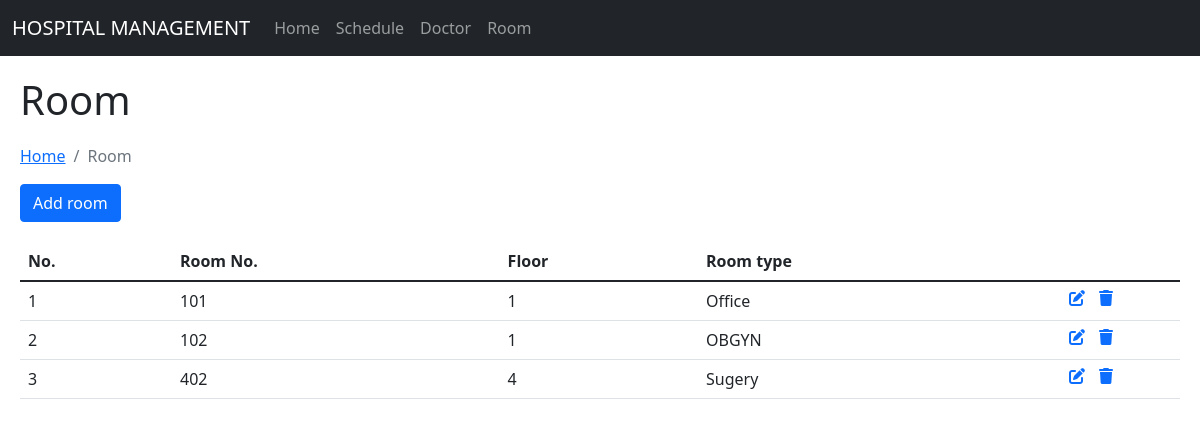
Before: /main/room.php with the older database file.
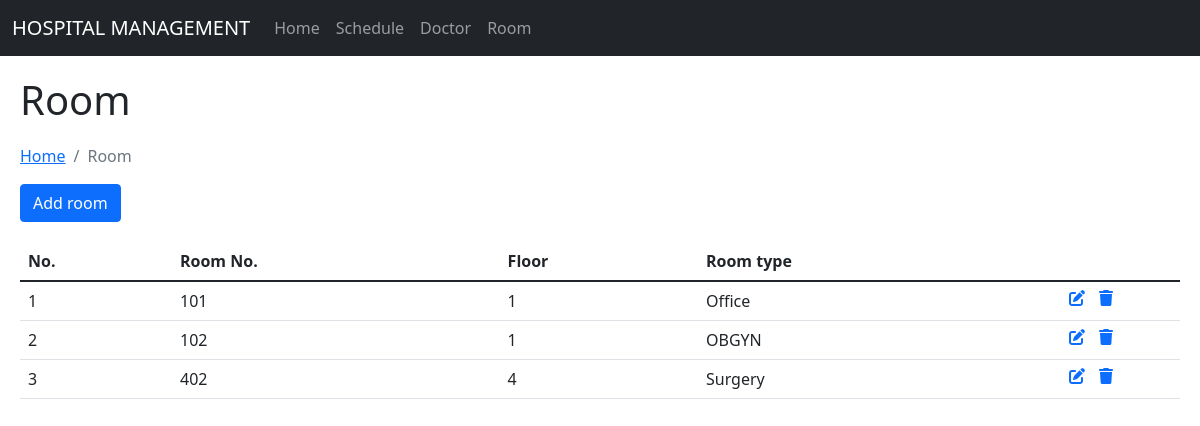
After: the same page with the newer database file.
### tables this page shows
CREATE TABLE room(
            id          INTEGER,
            room_no      INTEGER,
            room_floor       INTEGER,
            room_type        TEXT,
            PRIMARY KEY(id)
            );

### main/room.php (the view, shortened to what this page needs)
<?php
    include_once 'static/config.php';
?>
<html lang="en">
<head>
    <link href="https://cdn.jsdelivr.net/npm/bootstrap@5.1.3/dist/css/bootstrap.min.css" rel="stylesheet">
    <link rel="stylesheet" href="../styles/styles.css">
</head>
<body>
    <div>
        <?php include('static/navbar.php'); ?>
    </div>
    <div class="title">
        <h1>Room</h1>
    </div>
    <div class="app">
        <div class="list-title margin">
            <nav aria-label="breadcrumb">
                <ol class="breadcrumb">
                    <li class="breadcrumb-item"><a href="index.php">Home</a></li>
                    <li class="breadcrumb-item active" aria-current="page">Room</li>
                </ol>
            </nav>
            <div class="div-button-add">
                <a href="add-doctor.php">
                    <button type="button" class="btn btn-primary">
                        Add room
                    </button>
                </a>
            </div>
        </div>
        <div class="list-body margin">
            <table class="table table-hover">
                <thead>
                    <tr>
                        <th>No.</th>
                        <th>Room No.</th>
                        <th>Floor</th>
                        <th>Room type</th>
                    </tr>
                </thead>
                <tbody>
<?php
    $sql = mysqli_query($conn, "SELECT * FROM room;");
    $count = 1;
    while($row=mysqli_fetch_array($sql))
        {
?>
                    <tr>
                        <td><?php echo $count;?></td>
                        <td><?php echo $row['room_no'];?></td>
                        <td><?php echo $row['room_floor'];?></td>
                        <td><?php echo $row['room_type'];?></td>
                        <td>
                            <div class="action-cell">
                                    <a  href="edit-room.php?id=<?php echo $row['id'];?>"
                                        class="icon-edit">
                                        <i class="fas fa-edit"></i>
                                    </a>
                                    <a  href="room.php?id=<?php echo $row['id']?>&del=delete"
                                        onClick="return confirm('Are you sure you want to delete?')"
                                        class="icon-edit">
                                        <i class="fas fa-trash"></i>
                                    </a>
                            </div>
                        </td>
                    </tr>
<?php
    $count=$count+1;
       }?>
                </tbody>
            </table>
        </div>
    </div>
</body>
</html>

### main/static/navbar.php (shortened to what this page needs)
<nav class="navbar navbar-expand-lg navbar-dark bg-dark">
  <div class="container-fluid">
    <a class="navbar-brand" href="index.php">HOSPITAL MANAGEMENT</a>
    <div class="collapse navbar-collapse" id="navbarNav">
      <ul class="navbar-nav">
        <li class="nav-item">
          <a class="nav-link" href="index.php">Home</a>
        </li>
        <li class="nav-item">
          <a class="nav-link" href="schedule.php">Schedule</a>
        </li>
        <li class="nav-item">
          <a class="nav-link" href="doctor.php">Doctor</a>
        </li>
        <li class="nav-item">
          <a class="nav-link" href="room.php">Room</a>
        </li>
      </ul>
    </div>
  </div>
</nav>

### styles/styles.css (style rules this page uses)
.title { margin: 20px; }
.margin { margin: 20px; }
.icon-edit { padding:0px 7px 0px 7px; }
.action-cell { display: flex; flex-direction: row; width: 20px; }

Changed rows visible on the page:
changed room: room_type "Sugery" → "Surgery"
